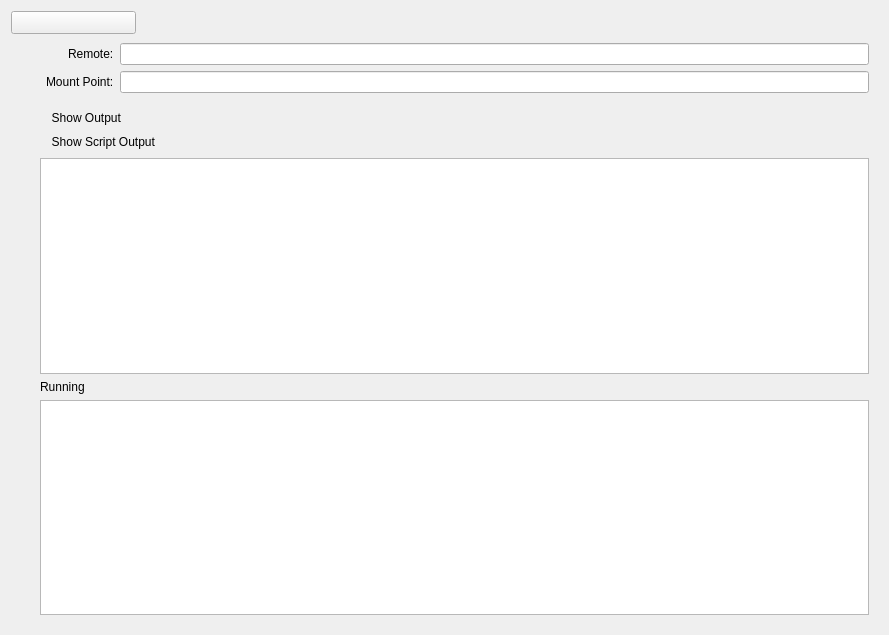
<?xml version="1.0" encoding="UTF-8"?>
<ui version="4.0">
 <class>MountWidget</class>
 <widget class="QWidget" name="MountWidget">
  <property name="geometry">
   <rect>
    <x>0</x>
    <y>0</y>
    <width>889</width>
    <height>635</height>
   </rect>
  </property>
  <property name="sizePolicy">
   <sizepolicy hsizetype="Preferred" vsizetype="Fixed">
    <horstretch>0</horstretch>
    <verstretch>0</verstretch>
   </sizepolicy>
  </property>
  <property name="windowTitle">
   <string>Form</string>
  </property>
  <layout class="QVBoxLayout" name="verticalLayout">
   <property name="spacing">
    <number>0</number>
   </property>
   <item>
    <widget class="QWidget" name="widget" native="true">
     <layout class="QHBoxLayout" name="horizontalLayout">
      <property name="leftMargin">
       <number>0</number>
      </property>
      <property name="topMargin">
       <number>0</number>
      </property>
      <property name="rightMargin">
       <number>0</number>
      </property>
      <property name="bottomMargin">
       <number>0</number>
      </property>
      <item>
       <widget class="QToolButton" name="showDetails">
        <property name="minimumSize">
         <size>
          <width>125</width>
          <height>0</height>
         </size>
        </property>
        <property name="checkable">
         <bool>true</bool>
        </property>
        <property name="toolButtonStyle">
         <enum>Qt::ToolButtonTextBesideIcon</enum>
        </property>
       </widget>
      </item>
      <item>
       <widget class="QLineEdit" name="info">
        <property name="contextMenuPolicy">
         <enum>Qt::NoContextMenu</enum>
        </property>
        <property name="autoFillBackground">
         <bool>false</bool>
        </property>
        <property name="styleSheet">
         <string notr="true">* { background-color: rgba(0, 0, 0, 0); }</string>
        </property>
        <property name="frame">
         <bool>false</bool>
        </property>
        <property name="readOnly">
         <bool>true</bool>
        </property>
       </widget>
      </item>
      <item>
       <spacer name="horizontalSpacer">
        <property name="orientation">
         <enum>Qt::Horizontal</enum>
        </property>
        <property name="sizeType">
         <enum>QSizePolicy::Fixed</enum>
        </property>
        <property name="sizeHint" stdset="0">
         <size>
          <width>10</width>
          <height>20</height>
         </size>
        </property>
       </spacer>
      </item>
      <item>
       <widget class="QToolButton" name="copy">
        <property name="toolTip">
         <string>Copy rclone command to clipboard</string>
        </property>
        <property name="statusTip">
         <string>Copy rclone command to clipboard</string>
        </property>
        <property name="styleSheet">
         <string notr="true">QToolButton { border: 0; }

QToolButton:pressed {
 border: 4;
 border-radius: 10px;
 border-style: inset;
 border-color: rgba(1, 1, 1, 0);
}</string>
        </property>
        <property name="text">
         <string/>
        </property>
       </widget>
      </item>
      <item>
       <widget class="QToolButton" name="cancel">
        <property name="toolTip">
         <string>Unmount</string>
        </property>
        <property name="statusTip">
         <string>Unmount</string>
        </property>
        <property name="styleSheet">
         <string notr="true">QToolButton { border: 0; }

QToolButton:pressed {
 border: 4;
 border-radius: 10px;
 border-style: inset;
 border-color: rgba(1, 1, 1, 0);
}</string>
        </property>
        <property name="text">
         <string/>
        </property>
       </widget>
      </item>
     </layout>
    </widget>
   </item>
   <item>
    <widget class="QWidget" name="details" native="true">
     <layout class="QGridLayout" name="gridLayout_2">
      <item row="0" column="2">
       <widget class="QGroupBox" name="groupBox">
        <property name="styleSheet">
         <string notr="true">QGroupBox { border: 0 }</string>
        </property>
        <property name="title">
         <string/>
        </property>
        <property name="flat">
         <bool>true</bool>
        </property>
        <layout class="QGridLayout" name="gridLayout">
         <property name="leftMargin">
          <number>0</number>
         </property>
         <property name="topMargin">
          <number>0</number>
         </property>
         <property name="rightMargin">
          <number>0</number>
         </property>
         <property name="bottomMargin">
          <number>10</number>
         </property>
         <item row="0" column="1">
          <widget class="QLineEdit" name="remote">
           <property name="readOnly">
            <bool>true</bool>
           </property>
          </widget>
         </item>
         <item row="1" column="0" alignment="Qt::AlignRight">
          <widget class="QLabel" name="label_2">
           <property name="text">
            <string>Mount Point:</string>
           </property>
          </widget>
         </item>
         <item row="1" column="1">
          <widget class="QLineEdit" name="folder">
           <property name="sizePolicy">
            <sizepolicy hsizetype="MinimumExpanding" vsizetype="Fixed">
             <horstretch>0</horstretch>
             <verstretch>0</verstretch>
            </sizepolicy>
           </property>
           <property name="readOnly">
            <bool>true</bool>
           </property>
          </widget>
         </item>
         <item row="0" column="0" alignment="Qt::AlignRight">
          <widget class="QLabel" name="label">
           <property name="text">
            <string>Remote:</string>
           </property>
          </widget>
         </item>
        </layout>
       </widget>
      </item>
      <item row="1" column="1" colspan="2">
       <widget class="QToolButton" name="showOutput">
        <property name="styleSheet">
         <string notr="true">QToolButton { border: 0 }</string>
        </property>
        <property name="text">
         <string>  Show Output</string>
        </property>
        <property name="checkable">
         <bool>true</bool>
        </property>
        <property name="toolButtonStyle">
         <enum>Qt::ToolButtonTextBesideIcon</enum>
        </property>
       </widget>
      </item>
      <item row="2" column="0">
       <spacer name="horizontalSpacer_2">
        <property name="orientation">
         <enum>Qt::Horizontal</enum>
        </property>
        <property name="sizeType">
         <enum>QSizePolicy::Fixed</enum>
        </property>
        <property name="sizeHint" stdset="0">
         <size>
          <width>20</width>
          <height>20</height>
         </size>
        </property>
       </spacer>
      </item>
      <item row="2" column="1" colspan="2">
       <widget class="QToolButton" name="showScriptOutput">
        <property name="styleSheet">
         <string notr="true">QToolButton { border: 0 }</string>
        </property>
        <property name="text">
         <string>  Show Script Output</string>
        </property>
        <property name="checkable">
         <bool>true</bool>
        </property>
        <property name="toolButtonStyle">
         <enum>Qt::ToolButtonTextBesideIcon</enum>
        </property>
        <property name="arrowType">
         <enum>Qt::NoArrow</enum>
        </property>
       </widget>
      </item>
      <item row="3" column="1" colspan="2">
       <widget class="QPlainTextEdit" name="output">
        <property name="lineWrapMode">
         <enum>QPlainTextEdit::NoWrap</enum>
        </property>
        <property name="readOnly">
         <bool>true</bool>
        </property>
       </widget>
      </item>
      <item row="4" column="1" colspan="2">
       <widget class="QLabel" name="l_script">
        <property name="text">
         <string>Running</string>
        </property>
       </widget>
      </item>
      <item row="5" column="1" colspan="2">
       <widget class="QPlainTextEdit" name="sOutput">
        <property name="lineWrapMode">
         <enum>QPlainTextEdit::NoWrap</enum>
        </property>
        <property name="readOnly">
         <bool>true</bool>
        </property>
       </widget>
      </item>
     </layout>
    </widget>
   </item>
  </layout>
 </widget>
 <tabstops>
  <tabstop>showDetails</tabstop>
  <tabstop>cancel</tabstop>
 </tabstops>
 <resources/>
 <connections/>
</ui>
